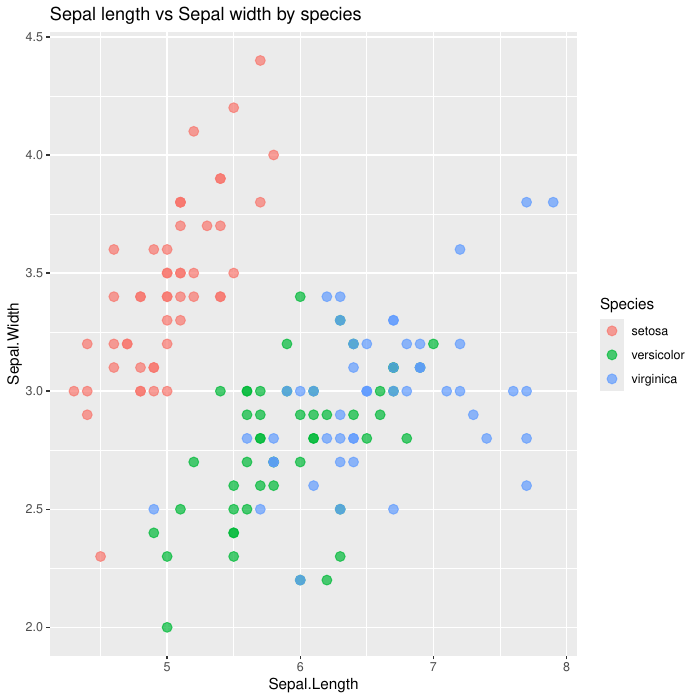

The R source for this figure:
library(ggplot2)

pdf("question8iris.pdf")
ggplot(iris,aes(x=Sepal.Length,y=Sepal.Width,color=Species))+ geom_point(size=3,alpha=0.7)+labs(title="Sepal length vs Sepal width by species")

ggplot(iris,aes(x=Species,y=Petal.Length,fill=Species))+ geom_boxplot()+ labs(title="Petal length distribution by species",x="species",y="petal length")

ggplot(iris,aes(x=Sepal.Length,fill=Species))+geom_histogram(binwidth=0.3,alpha=0.6,position="identity")+labs(title="Sepal length distribution",x="Sepal length",y="Frequency")
